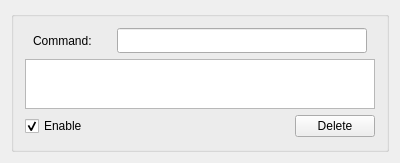
<?xml version="1.0" encoding="UTF-8"?>
<ui version="4.0">
 <class>ctcphandleratomicClass</class>
 <widget class="QWidget" name="ctcphandleratomicClass">
  <property name="geometry">
   <rect>
    <x>0</x>
    <y>0</y>
    <width>400</width>
    <height>163</height>
   </rect>
  </property>
  <property name="minimumSize">
   <size>
    <width>0</width>
    <height>163</height>
   </size>
  </property>
  <property name="maximumSize">
   <size>
    <width>500</width>
    <height>163</height>
   </size>
  </property>
  <property name="windowTitle">
   <string>ctcphandleratomic</string>
  </property>
  <layout class="QHBoxLayout" name="horizontalLayout_2">
   <item>
    <widget class="QGroupBox" name="groupBox">
     <property name="title">
      <string/>
     </property>
     <layout class="QHBoxLayout" name="horizontalLayout_3">
      <item>
       <layout class="QVBoxLayout" name="verticalLayout_2">
        <item>
         <layout class="QVBoxLayout" name="verticalLayout">
          <item>
           <layout class="QHBoxLayout" name="horizontalLayout">
            <item>
             <widget class="QLabel" name="label">
              <property name="minimumSize">
               <size>
                <width>70</width>
                <height>25</height>
               </size>
              </property>
              <property name="maximumSize">
               <size>
                <width>70</width>
                <height>25</height>
               </size>
              </property>
              <property name="text">
               <string>Command:</string>
              </property>
             </widget>
            </item>
            <item>
             <widget class="QLineEdit" name="lineEdit">
              <property name="minimumSize">
               <size>
                <width>250</width>
                <height>25</height>
               </size>
              </property>
              <property name="maximumSize">
               <size>
                <width>250</width>
                <height>25</height>
               </size>
              </property>
             </widget>
            </item>
           </layout>
          </item>
          <item>
           <widget class="QTextEdit" name="textEdit">
            <property name="minimumSize">
             <size>
              <width>0</width>
              <height>50</height>
             </size>
            </property>
            <property name="maximumSize">
             <size>
              <width>16777215</width>
              <height>50</height>
             </size>
            </property>
           </widget>
          </item>
         </layout>
        </item>
        <item>
         <layout class="QHBoxLayout" name="horizontalLayout_4">
          <property name="topMargin">
           <number>0</number>
          </property>
          <item>
           <widget class="QCheckBox" name="cbenable">
            <property name="text">
             <string>Enable</string>
            </property>
            <property name="checked">
             <bool>true</bool>
            </property>
           </widget>
          </item>
          <item>
           <spacer name="horizontalSpacer">
            <property name="orientation">
             <enum>Qt::Horizontal</enum>
            </property>
            <property name="sizeHint" stdset="0">
             <size>
              <width>40</width>
              <height>20</height>
             </size>
            </property>
           </spacer>
          </item>
          <item>
           <widget class="QPushButton" name="pushButton">
            <property name="maximumSize">
             <size>
              <width>150</width>
              <height>16777215</height>
             </size>
            </property>
            <property name="text">
             <string>Delete</string>
            </property>
           </widget>
          </item>
         </layout>
        </item>
       </layout>
      </item>
     </layout>
    </widget>
   </item>
  </layout>
 </widget>
 <layoutdefault spacing="6" margin="11"/>
 <resources/>
 <connections/>
</ui>
